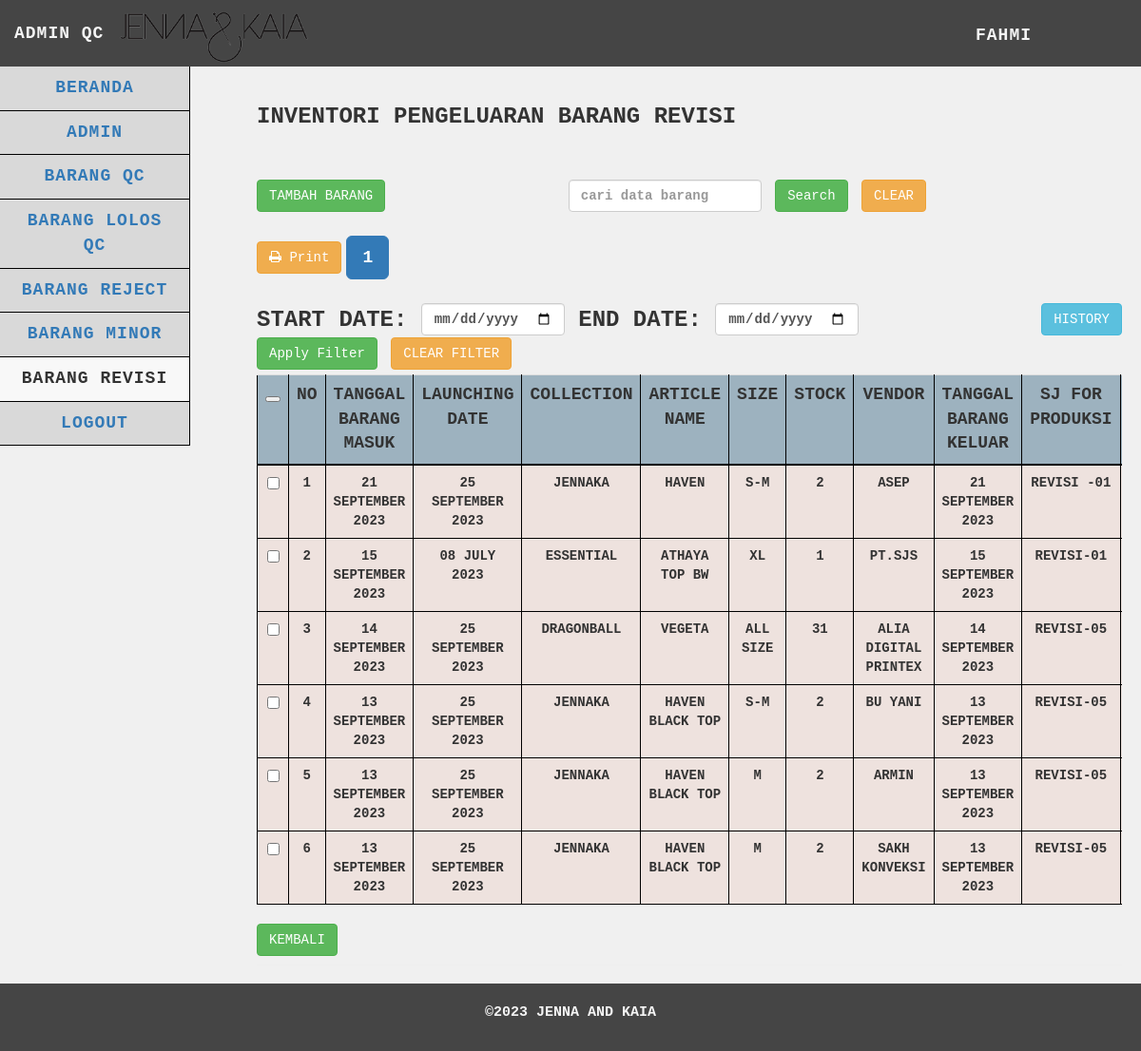
The page /qc/barangrevisi/barangrevisi.php (signed in) on the database its author committed.
### tables this page shows
CREATE TABLE `barangrevisi` (
  `idbarang_revisi` int(25) NOT NULL,
  `tgl_brg_masuk` date NOT NULL,
  `launching_date` date NOT NULL,
  `collection` varchar(255) NOT NULL,
  `article_name` varchar(255) NOT NULL,
  `size` varchar(15) NOT NULL,
  `stock` int(255) NOT NULL,
  `vendor` varchar(255) NOT NULL,
  `tgl_brg_keluar` date NOT NULL,
  `sj_for_produksi` varchar(255) NOT NULL,
  `idbarang_qc` int(25) NOT NULL
);

### qc/barangrevisi/functions.php (called while the page is built, shortened)
<?php
$db = mysqli_connect("localhost", "root", "", "gudangjenna");
function query($query)
{
    global $db;
    $result = mysqli_query($db, $query);
    $rows = [];
    while ($row = mysqli_fetch_assoc($result)) {
        $rows[] = $row;
    }
    return $rows;
}
function getNama($username)
{
    global $db;
    $query = "SELECT nama FROM admin WHERE username = '$username' AND role = 'qc'";
    $result = mysqli_query($db, $query);
    if ($result && mysqli_num_rows($result) > 0) {
        $user = mysqli_fetch_assoc($result);
        return $user['nama'];
    } else {
        return "Nama Tidak Ditemukan";
    }
}
function formatDate($dateString)
{
    $timestamp = strtotime($dateString);
    return date('d F Y', $timestamp);
}

### qc/barangrevisi/barangrevisi.php (the view, shortened to what this page needs)
<?php
$barangrevisi = query("SELECT * FROM barangrevisi");
$limit = 20;
$page = isset($_GET['page']) ? $_GET['page'] : 1;
$start = ($page - 1) * $limit;
$start_date = isset($_GET['start_date']) ? $_GET['start_date'] : '';
$end_date = isset($_GET['end_date']) ? $_GET['end_date'] : '';
$date_filter = '';
$search = isset($_GET['search']) ? $_GET['search'] : '';
$search_filter = '';
$query = "SELECT * FROM barangrevisi $date_filter $search_filter ORDER BY idbarang_revisi DESC LIMIT $start, $limit";
$barangrevisi = query($query);
$totalRecordsSearchDateFilter = count(query("SELECT * FROM barangrevisi $date_filter $search_filter"));
$totalPagesSearchDateFilter = ceil($totalRecordsSearchDateFilter / $limit);
?>
<!DOCTYPE html>
<html>
<head>
    <link href="../../vendor/css/bootstrap/bootstrap.min.css" rel="stylesheet">
    <link href="../../vendor/css/bootstrap/bootstrap.css" rel="stylesheet">
    <link href="../../vendor/font-awesome/css/font-awesome.min.css" rel="stylesheet" type="text/css">
    <link href="../../css/tabel.css" rel="stylesheet">
</head>
<body>
    <nav class="navbar navbar-default navbar-static-top" role="navigation" style="margin-bottom: 0">
        <div class="navbar-header">
            <img src="../../images/Jenna-Kaia.png" alt="Logo Perusahaan" class="navbar-logo">
            <a class="navbar-brand">ADMIN QC</a>
        </div>
        <ul class="nav navbar-top-links navbar-right">
            <li class="dropdown">
                <a class="dropdown-toggle" data-toggle="dropdown"
                    href="../logout.php"><?php echo getNama($_SESSION['usernameqc']); ?></i>
                </a>
            </li>
        </ul>
        <div class="navbar-default sidebar" role="navigation">
            <div class="sidebar-nav navbar-collapse">
                <ul class="nav" id="side-menu">
                    <li>
                        <a href="../beranda.php">
                            BERANDA
                        </a>
                    </li>
                    <li>
                        <a href="../admin/admin.php">
                            ADMIN
                        </a>
                    </li>
                    <li>
                        <a href="../barangqc/barangqc.php">
                            BARANG QC
                        </a>
                    </li>
                    <li>
                        <a href="../baranglolosqc/baranglolosqc.php">
                            BARANG LOLOS QC
                        </a>
                    </li>
                    <li>
                        <a href="../barangreject/barangreject.php">
                            BARANG REJECT
                        </a>
                    </li>
                    <li>
                        <a href="../barangminor/barangminor.php">
                            BARANG MINOR
                        </a>
                    </li>
                    <li class="active">
                        <a href="barangrevisi.php">
                            BARANG REVISI
                        </a>
                    </li>
                    <li>
                        <a href="../logout.php" onclick="return confirm('yakin ingin logout?')">
                            Logout
                        </a>
                    </li>
                </ul>
            </div>
        </div>
    </nav>
    <div class="content">
        <div class="container-fluid">
            <h1 class="page-header">Inventori Pengeluaran Barang Revisi
                <br><br><br>
                <div class="row">
                    <div class="col-md-4">
                        <div class="text-left">
                            <a href="#" class="btn btn-success" data-toggle="modal"
                                data-target="#tambahBarangModal">Tambah
                                Barang</a>
                        </div>
                    </div>
                    <div class="col-md-6">
                        <form action="" method="GET" class="form-inline">
                            <input type="text" class="form-control mx-2" id="search" name="search"
                                value="<?php echo $_GET['search'] ?? ''; ?>" placeholder="cari data barang">
                            <button type="submit" class="btn btn-success">Search</button>
                            <a href="barangrevisi.php" class="btn btn-warning mx-2">Clear</a>
                        </form>
                    </div>
                </div>
                <div class="row" style="margin-top: 5px;">
                    <div class="col-md-6">
                        <div class="button-group" style="display: flex; align-items: center;">
                            <div style="margin-right: 5px;">
                                <button class="btn btn-warning" onclick="printTable()">
                                    <i class="fa fa-print"></i> Print
                                </button>
                            </div>
                            <div class="pagination-container">
                                <ul class="pagination pagination-lg">
                                    <?php
                                    $startPage = max(1, $page - 1);
                                    $endPage = min($totalPagesSearchDateFilter, $startPage + 4);
                                    for ($p = $startPage; $p <= $endPage; $p++) :
                                    ?>
                                    <li class="<?php if ($p == $page) echo 'active'; ?>">
                                        <a
                                            href="?page=<?php echo $p; ?>&start_date=<?php echo $start_date; ?>&end_date=<?php echo $end_date; ?>&search=<?php echo $search; ?>">
                                            <?php echo $p; ?>
                                        </a>
                                    </li>
                                    <?php endfor; ?>
                                </ul>
                            </div>
                        </div>
                    </div>
                </div>
                <div class="row" style="margin-top: 5px; margin-bottom: 5px">
                    <div class="col-md-10">
                        <form action="" method="GET" class="form-inline">
                            <label for="start_date">Start Date:</label>
                            <input type="date" class="form-control mx-2" id="start_date" name="start_date"
                                value="<?php echo $_GET['start_date'] ?? ''; ?>">
                            <label for="end_date">End Date:</label>
                            <input type="date" class="form-control mx-2" id="end_date" name="end_date"
                                value="<?php echo $_GET['end_date'] ?? ''; ?>">
                            <button type="submit" class="btn btn-success">Apply Filter</button>
                            <a href="barangrevisi.php" class="btn btn-warning mx-2">Clear Filter</a>
                        </form>
                    </div>
                    <div class="col-md-2 text-right">
                        <a href="barangrevisi_history.php" class="btn btn-info mx-2" target="_blank">History</a>
                    </div>
                </div>
                <div class="table-responsive">
                    <table id="data-table" class="table table-hover">
                        <tr>
                            <th scope="col"><button onclick="checkAll()"></button></th>
                            <th scope="col">No</th>
                            <th scope="col">Tanggal Barang Masuk</th>
                            <th scope="col">Launching Date</th>
                            <th scope="col">Collection</th>
                            <th scope="col">Article Name</th>
                            <th scope="col">Size</th>
                            <th scope="col">Stock</th>
                            <th scope="col">Vendor</th>
                            <th scope="col">Tanggal Barang Keluar</th>
                            <th scope="col">SJ For Produksi</th>
                        </tr>
                        <?php $i = $start + 1; ?>
                        <?php foreach ($barangrevisi as $row) : ?>
                        <tr class="data-row">
                            <td><input type="checkbox" class="print-checkbox" data-id="<?= $row["idbarang_revisi"]; ?>">
                            </td>
                            <td><?= $i; ?></td>
                            <td><?= formatDate($row["tgl_brg_masuk"]); ?></td>
                            <td><?= formatDate($row["launching_date"]); ?></td>
                            <td><?= $row["collection"]; ?></td>
                            <td><?= $row["article_name"]; ?></td>
                            <td><?= $row["size"]; ?></td>
                            <td><?= $row["stock"]; ?></td>
                            <td><?= $row["vendor"]; ?></td>
                            <td><?= formatDate($row["tgl_brg_keluar"]); ?></td>
                            <td><?= $row["sj_for_produksi"]; ?></td>
                        </tr>
                        <?php $i++; ?>
                        <?php endforeach; ?>
                    </table>
                </div>
                <div>
                    <a href="../beranda.php" class="btn btn-success">Kembali</a>
                </div>
        </div>
    </div>
    <footer>
        <p>©2023 Jenna and Kaia</p>
    </footer>
</body>
</html>

### css/tabel.css (style rules this page uses)
body { font-family: "Courier New", Courier, monospace; text-transform: uppercase; margin: 0; padding: 0; background-color: #f0f0f0; display: flex; flex-direction: column; min-height: 100vh; }
p { font-size: 15px; }
h1 { text-transform: uppercase; font-weight: 500; }
.page-header { font-weight: bold; font-size: 24px; }
.navbar-logo { max-height: 60px; width: auto; margin-top: 10px; }
.navbar-default.sidebar .nav > li.active > a { background-color: #f8f8f8; color: #333; }
.navbar { background-color: #454545; font-size: large; letter-spacing: 1px; font-weight: 700; font-family: "Courier New", Courier, monospace; text-transform: uppercase; border: none; height: 70px; position: fixed; top: 0; width: 100%; z-index: 99; }
.navbar-header .navbar-brand { color: whitesmoke; margin-top: 10px; }
.dropdown { background-color: #454545; width: 100%; }
.dropdown-toggle { color: whitesmoke; margin-top: 10px; }
.navbar-top-links { margin-right: 0; }
.navbar-top-links li { display: inline-block; }
.navbar-top-links li:last-child { margin-right: 100px; }
.navbar-top-links li a { padding: 15px; min-height: 50px; }
.sidebar { background-color: #d9d9d9; text-align: center; }
.sidebar .sidebar-nav.navbar-collapse { padding-left: 0; padding-right: 0; }
.sidebar ul li { border-bottom: 1px solid black; border-right: 1px solid black; }
@media (min-width: 768px) { .sidebar { z-index: 1; position: absolute; width: 200px; margin-top: 70px; } }
@media (min-width: 768px) { .navbar-top-links { margin-left: auto; } }
.content { padding-top: 50px; padding-bottom: 50px; flex: 1; }
.container-fluid { padding: 20px; }
.table { border-collapse: collapse; width: 100%; }
.table th { background-color: #9db2bf; border: 1px solid black; text-align: center; border-bottom: 2px solid black; font-size: 18px; }
.table td { background-color: #eee2de; border: 1px solid black; text-align: center; font-size: 14px; }
@media (min-width: 768px) { .content { margin-left: 250px; } }
footer { text-transform: uppercase; padding: 20px; color: whitesmoke; background-color: #454545; text-align: center; font-weight: bold; position: fixed; bottom: 0; left: 0; width: 100%; }
footer p { text-align: center; }
.pagination-container { display: flex; justify-content: center; align-items: center; }

### rows shown on the page
barangrevisi: tgl_brg_masuk "21 SEPTEMBER 2023", launching_date "25 SEPTEMBER 2023", collection "JENNAKA", article_name "HAVEN", size "S-M", stock "2", vendor "ASEP", tgl_brg_keluar "21 SEPTEMBER 2023", sj_for_produksi "REVISI -01"
barangrevisi: tgl_brg_masuk "15 SEPTEMBER 2023", launching_date "08 JULY 2023", collection "ESSENTIAL", article_name "ATHAYA TOP BW", size "XL", stock "1", vendor "PT.SJS", tgl_brg_keluar "15 SEPTEMBER 2023", sj_for_produksi "REVISI-01"
barangrevisi: tgl_brg_masuk "14 SEPTEMBER 2023", launching_date "25 SEPTEMBER 2023", collection "DRAGONBALL", article_name "VEGETA", size "ALL SIZE", stock "31", vendor "ALIA DIGITAL PRINTEX", tgl_brg_keluar "14 SEPTEMBER 2023", sj_for_produksi "REVISI-05"
barangrevisi: tgl_brg_masuk "13 SEPTEMBER 2023", launching_date "25 SEPTEMBER 2023", collection "JENNAKA", article_name "HAVEN BLACK TOP", size "S-M", stock "2", vendor "BU YANI", tgl_brg_keluar "13 SEPTEMBER 2023", sj_for_produksi "REVISI-05"
barangrevisi: tgl_brg_masuk "13 SEPTEMBER 2023", launching_date "25 SEPTEMBER 2023", collection "JENNAKA", article_name "HAVEN BLACK TOP", size "M", stock "2", vendor "ARMIN", tgl_brg_keluar "13 SEPTEMBER 2023", sj_for_produksi "REVISI-05"
barangrevisi: tgl_brg_masuk "13 SEPTEMBER 2023", launching_date "25 SEPTEMBER 2023", collection "JENNAKA", article_name "HAVEN BLACK TOP", size "M", stock "2", vendor "SAKH KONVEKSI", tgl_brg_keluar "13 SEPTEMBER 2023", sj_for_produksi "REVISI-05"

### other values the page prints
getNama($_SESSION['usernameqc']) "FAHMI"
